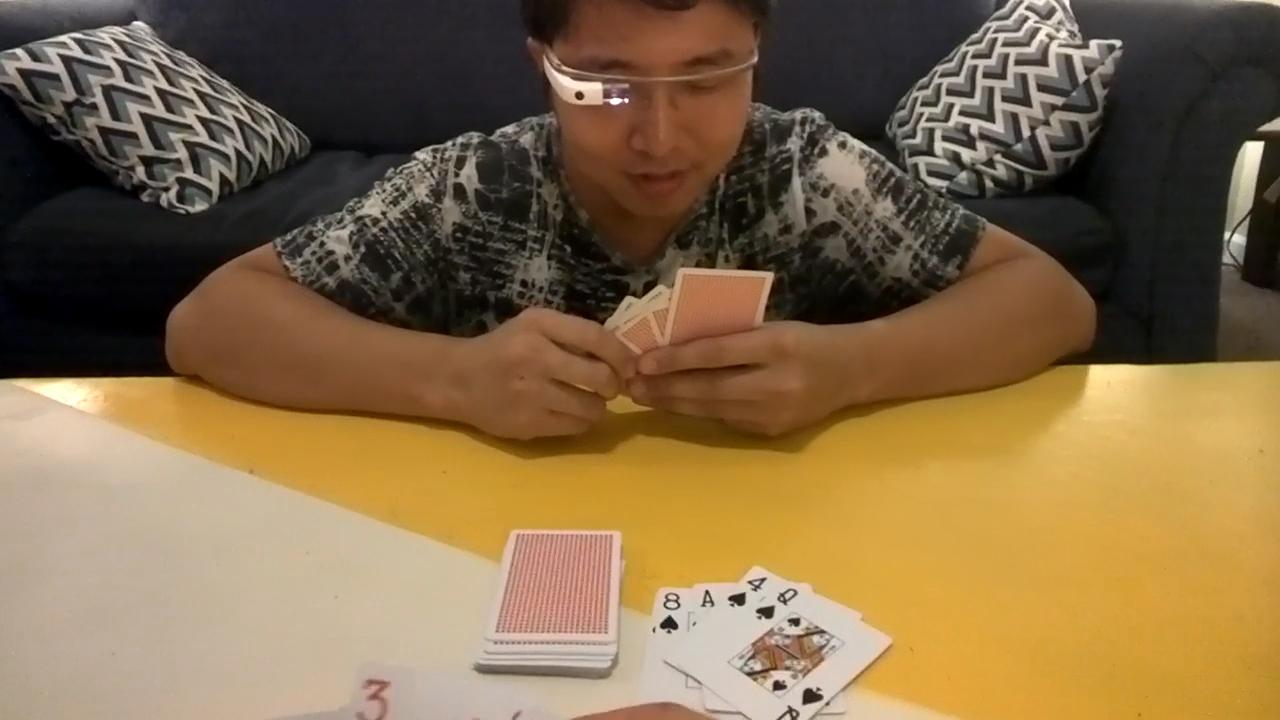
//> input picture Code/Code/Dataset progetto CV - Hand detection _ segmentation/rgb/01.jpg, 1280 x 720 px
$ ./segmentation   (built with g++ and OpenCV 4)
//> lines starting //> are read from the running program, lines starting //| are printed output that depends on the picture; after the words box and inside, x2 and y2 are one past the last pixel; in counts of white or black regions, pixels touching at a corner belong together
#include <opencv2/opencv.hpp>

using namespace cv;
using namespace std;


int main(int argc, char** argv)
{
    int x = 631;
    int y = 318;
    int w = 217;
    int h = 122;

    Mat img = imread("01.jpg");
//> img is the input picture: 720 rows x 1280 cols, CV_8UC3; mean B, G, R 72.8, 106.6, 131.2
    imshow("Source", img);
    waitKey();

    Mat box = Mat::zeros(h, w, img.type());

    int k = 0;
    int z = 0;
    for (int i = x; i < x + w; i++) {
        z = 0;
        for (int j = y; j < y + h; j++) {
            box.at<Vec3b>(z, k) = img.at<Vec3b>(j, i);
            z++;
        }
        k++;
    }
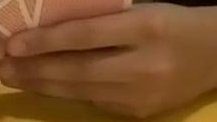
//> box: 122 rows x 217 cols, CV_8UC3; mean B, G, R 40.2, 77.9, 121.9
//> after the loop, z = 122; k = 217
    imshow("Bounding Box", box);
    waitKey();

    // ALTERNATIVE SOLUTION
    Rect coordinates = Rect(x, y, w, h);

    Mat result; // segmentation result (4 possible values)
    Mat bgModel, fgModel; // the models (internally used)

    // GrabCut segmentation
    grabCut(img,    // input image
        result,   // segmentation result
        coordinates,// rectangle containing foreground
        bgModel, fgModel, // models
        1,        // number of iterations
        cv::GC_INIT_WITH_RECT);
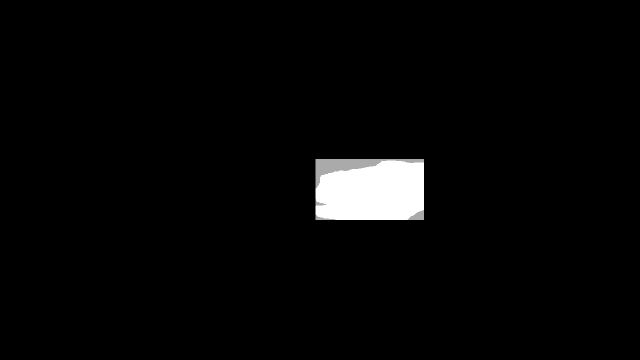
//> result: 720 rows x 1280 cols, CV_8UC1 (shown at 1/2 size); min 0, max 3, mean 0.0816; drawn with min black and max white
//> bgModel = 65 values, max 763.3 at index 38, min -12.04 at index 31, mean 172; fgModel = 65 values, max 588.9 at index 64, min 0.028 at index 4, mean 86.42

    // Get the pixels marked as likely foreground
    cv::compare(result, cv::GC_PR_FGD, result, cv::CMP_EQ);
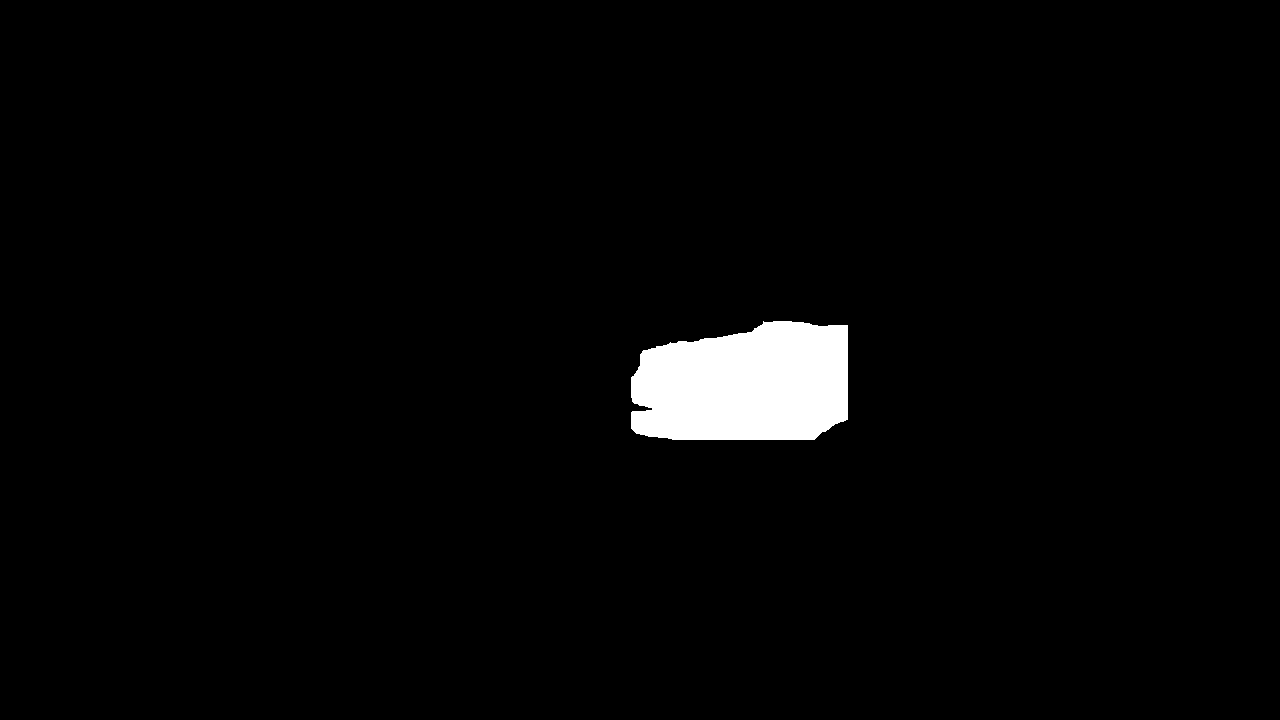
//> result: 720 rows x 1280 cols, CV_8UC1; 2.4% white; 1 white region, box (x1, y1, x2, y2) and area: (631, 321, 848, 440) 22249
    // Generate output image
    cv::Mat foreground(img.size(), CV_8UC3, cv::Scalar(0, 0, 0));
    //cv::Mat background(image.size(),CV_8UC3,cv::Scalar(255,255,255));
    Mat temp(img.rows, img.cols, CV_8UC3, Scalar(255, 0, 0));
    temp.copyTo(foreground, result); // bg pixels not copied
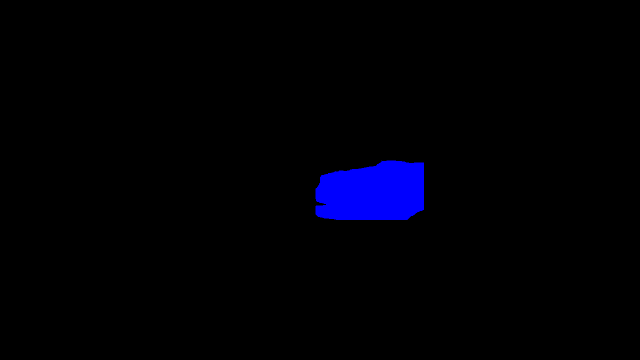
//> foreground: 720 rows x 1280 cols, CV_8UC3 (shown at 1/2 size); mean B, G, R 6.2, 0, 0

    // [22 lines of commented-out code are left out]

    imshow("Foreground.jpg", foreground);
    waitKey();

    // [6 lines of commented-out code are left out]

    Mat final_img;
    addWeighted(img, 1, foreground, 0.5, 0.0, final_img);
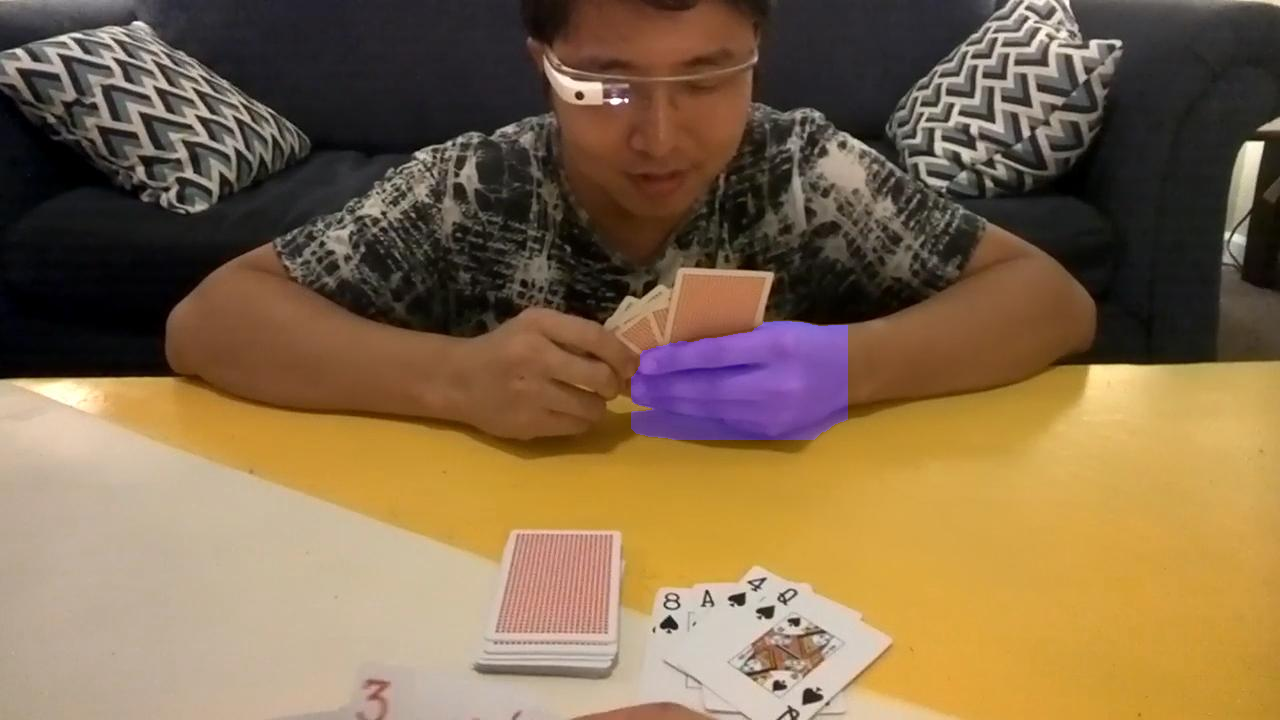
//> final_img: 720 rows x 1280 cols, CV_8UC3; mean B, G, R 75.8, 106.6, 131.2
    imshow("Overlap", final_img);
    waitKey();

    return 0;
}
